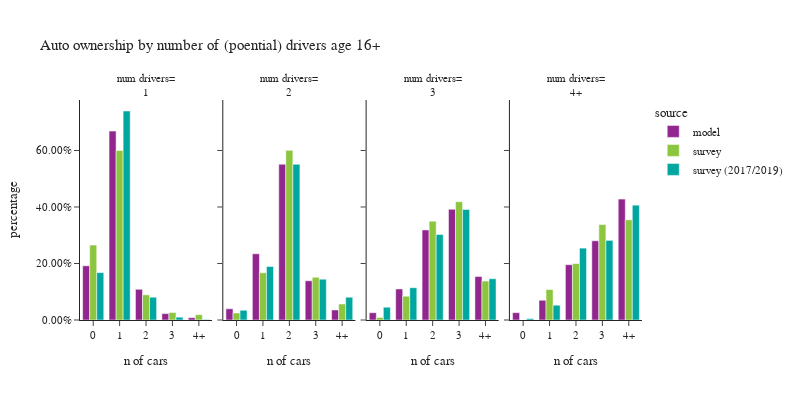

Notebook source saved alongside this figure:
### Code cell
plot_auto(hh.loc[hh['num_drivers_simple']!="0"],'num_drivers_simple','number of (poential) drivers age 16+','num drivers')

### Figure 1 — Plotly figure (JSON) as saved in the notebook; plotly's stock layout.template omitted (floating-point values rounded to 4 significant figures)
{"data": [{"alignmentgroup": "True", "customdata": [[100606], [350596], [57002], [11861], [4303]], "hovertemplate": "source=model<br>num_drivers_simple=1<br>auto_ownership_simple=%{x}<br>percentage=%{y}<br>sample count=%{customdata[0]}<extra></extra>", "legendgroup": "model", "marker": {"color": "#91268F", "pattern": {"shape": ""}}, "name": "model", "offsetgroup": "model", "orientation": "v", "showlegend": true, "textposition": "auto", "x": ["0", "1", "2", "3", "4+"], "xaxis": "x", "y": [0.1919, 0.6686, 0.1087, 0.02262, 0.008206], "yaxis": "y", "type": "bar"}, {"alignmentgroup": "True", "customdata": [[33865], [200374], [471569], [118796], [30467]], "hovertemplate": "source=model<br>num_drivers_simple=2<br>auto_ownership_simple=%{x}<br>percentage=%{y}<br>sample count=%{customdata[0]}<extra></extra>", "legendgroup": "model", "marker": {"color": "#91268F", "pattern": {"shape": ""}}, "name": "model", "offsetgroup": "model", "orientation": "v", "showlegend": false, "textposition": "auto", "x": ["0", "1", "2", "3", "4+"], "xaxis": "x2", "y": [0.0396, 0.2343, 0.5515, 0.1389, 0.03563], "yaxis": "y2", "type": "bar"}, {"alignmentgroup": "True", "customdata": [[5359], [22820], [66260], [81459], [31975]], "hovertemplate": "source=model<br>num_drivers_simple=3<br>auto_ownership_simple=%{x}<br>percentage=%{y}<br>sample count=%{customdata[0]}<extra></extra>", "legendgroup": "model", "marker": {"color": "#91268F", "pattern": {"shape": ""}}, "name": "model", "offsetgroup": "model", "orientation": "v", "showlegend": false, "textposition": "auto", "x": ["0", "1", "2", "3", "4+"], "xaxis": "x3", "y": [0.02578, 0.1098, 0.3188, 0.3919, 0.1538], "yaxis": "y3", "type": "bar"}, {"alignmentgroup": "True", "customdata": [[3854], [10399], [29123], [41736], [63705]], "hovertemplate": "source=model<br>num_drivers_simple=4+<br>auto_ownership_simple=%{x}<br>percentage=%{y}<br>sample count=%{customdata[0]}<extra></extra>", "legendgroup": "model", "marker": {"color": "#91268F", "pattern": {"shape": ""}}, "name": "model", "offsetgroup": "model", "orientation": "v", "showlegend": false, "textposition": "auto", "x": ["0", "1", "2", "3", "4+"], "xaxis": "x4", "y": [0.0259, 0.06988, 0.1957, 0.2805, 0.4281], "yaxis": "y4", "type": "bar"}, {"alignmentgroup": "True", "customdata": [[493], [952], [119], [24], [14]], "hovertemplate": "source=survey<br>num_drivers_simple=1<br>auto_ownership_simple=%{x}<br>percentage=%{y}<br>sample count=%{customdata[0]}<extra></extra>", "legendgroup": "survey", "marker": {"color": "#8CC63E", "pattern": {"shape": ""}}, "name": "survey", "offsetgroup": "survey", "orientation": "v", "showlegend": true, "textposition": "auto", "x": ["0", "1", "2", "3", "4+"], "xaxis": "x", "y": [0.2653, 0.6001, 0.08915, 0.02649, 0.0189], "yaxis": "y", "type": "bar"}, {"alignmentgroup": "True", "customdata": [[77], [580], [823], [157], [56]], "hovertemplate": "source=survey<br>num_drivers_simple=2<br>auto_ownership_simple=%{x}<br>percentage=%{y}<br>sample count=%{customdata[0]}<extra></extra>", "legendgroup": "survey", "marker": {"color": "#8CC63E", "pattern": {"shape": ""}}, "name": "survey", "offsetgroup": "survey", "orientation": "v", "showlegend": false, "textposition": "auto", "x": ["0", "1", "2", "3", "4+"], "xaxis": "x2", "y": [0.02499, 0.167, 0.6004, 0.1509, 0.05667], "yaxis": "y2", "type": "bar"}, {"alignmentgroup": "True", "customdata": [[2], [35], [75], [62], [23]], "hovertemplate": "source=survey<br>num_drivers_simple=3<br>auto_ownership_simple=%{x}<br>percentage=%{y}<br>sample count=%{customdata[0]}<extra></extra>", "legendgroup": "survey", "marker": {"color": "#8CC63E", "pattern": {"shape": ""}}, "name": "survey", "offsetgroup": "survey", "orientation": "v", "showlegend": false, "textposition": "auto", "x": ["0", "1", "2", "3", "4+"], "xaxis": "x3", "y": [0.009144, 0.08451, 0.3499, 0.4188, 0.1376], "yaxis": "y3", "type": "bar"}, {"alignmentgroup": "True", "customdata": [[9], [17], [25], [25]], "hovertemplate": "source=survey<br>num_drivers_simple=4+<br>auto_ownership_simple=%{x}<br>percentage=%{y}<br>sample count=%{customdata[0]}<extra></extra>", "legendgroup": "survey", "marker": {"color": "#8CC63E", "pattern": {"shape": ""}}, "name": "survey", "offsetgroup": "survey", "orientation": "v", "showlegend": false, "textposition": "auto", "x": ["1", "2", "3", "4+"], "xaxis": "x4", "y": [0.1077, 0.1996, 0.338, 0.3547], "yaxis": "y4", "type": "bar"}, {"alignmentgroup": "True", "customdata": [[781], [1653], [132], [22], [5]], "hovertemplate": "source=survey (2017/2019)<br>num_drivers_simple=1<br>auto_ownership_simple=%{x}<br>percentage=%{y}<br>sample count=%{customdata[0]}<extra></extra>", "legendgroup": "survey (2017/2019)", "marker": {"color": "#00A7A0", "pattern": {"shape": ""}}, "name": "survey (2017/2019)", "offsetgroup": "survey (2017/2019)", "orientation": "v", "showlegend": true, "textposition": "auto", "x": ["0", "1", "2", "3", "4+"], "xaxis": "x", "y": [0.1677, 0.7398, 0.08064, 0.01, 0.001862], "yaxis": "y", "type": "bar"}, {"alignmentgroup": "True", "customdata": [[272], [1245], [1394], [217], [90]], "hovertemplate": "source=survey (2017/2019)<br>num_drivers_simple=2<br>auto_ownership_simple=%{x}<br>percentage=%{y}<br>sample count=%{customdata[0]}<extra></extra>", "legendgroup": "survey (2017/2019)", "marker": {"color": "#00A7A0", "pattern": {"shape": ""}}, "name": "survey (2017/2019)", "offsetgroup": "survey (2017/2019)", "orientation": "v", "showlegend": false, "textposition": "auto", "x": ["0", "1", "2", "3", "4+"], "xaxis": "x2", "y": [0.03457, 0.1892, 0.5511, 0.1445, 0.08059], "yaxis": "y2", "type": "bar"}, {"alignmentgroup": "True", "customdata": [[20], [51], [105], [90], [27]], "hovertemplate": "source=survey (2017/2019)<br>num_drivers_simple=3<br>auto_ownership_simple=%{x}<br>percentage=%{y}<br>sample count=%{customdata[0]}<extra></extra>", "legendgroup": "survey (2017/2019)", "marker": {"color": "#00A7A0", "pattern": {"shape": ""}}, "name": "survey (2017/2019)", "offsetgroup": "survey (2017/2019)", "orientation": "v", "showlegend": false, "textposition": "auto", "x": ["0", "1", "2", "3", "4+"], "xaxis": "x3", "y": [0.04541, 0.1144, 0.3028, 0.3914, 0.146], "yaxis": "y3", "type": "bar"}, {"alignmentgroup": "True", "customdata": [[4], [11], [31], [18], [19]], "hovertemplate": "source=survey (2017/2019)<br>num_drivers_simple=4+<br>auto_ownership_simple=%{x}<br>percentage=%{y}<br>sample count=%{customdata[0]}<extra></extra>", "legendgroup": "survey (2017/2019)", "marker": {"color": "#00A7A0", "pattern": {"shape": ""}}, "name": "survey (2017/2019)", "offsetgroup": "survey (2017/2019)", "orientation": "v", "showlegend": false, "textposition": "auto", "x": ["0", "1", "2", "3", "4+"], "xaxis": "x4", "y": [0.004914, 0.05238, 0.2544, 0.2819, 0.4064], "yaxis": "y4", "type": "bar"}], "layout": {"xaxis": {"anchor": "y", "domain": [0.0, 0.235], "title": {"text": "n of cars"}}, "yaxis": {"anchor": "x", "domain": [0.0, 1.0], "title": {"text": "percentage"}, "tickformat": ".2%"}, "xaxis2": {"anchor": "y2", "domain": [0.255, 0.49], "matches": "x", "title": {"text": "n of cars"}}, "yaxis2": {"anchor": "x2", "domain": [0.0, 1.0], "matches": "y", "showticklabels": false, "tickformat": ".2%"}, "xaxis3": {"anchor": "y3", "domain": [0.51, 0.745], "matches": "x", "title": {"text": "n of cars"}}, "yaxis3": {"anchor": "x3", "domain": [0.0, 1.0], "matches": "y", "showticklabels": false, "tickformat": ".2%"}, "xaxis4": {"anchor": "y4", "domain": [0.765, 1.0], "matches": "x", "title": {"text": "n of cars"}}, "yaxis4": {"anchor": "x4", "domain": [0.0, 1.0], "matches": "y", "showticklabels": false, "tickformat": ".2%"}, "annotations": [{"font": {}, "showarrow": false, "text": "num drivers=<br>1", "x": 0.1175, "xanchor": "center", "xref": "paper", "y": 1.0, "yanchor": "bottom", "yref": "paper"}, {"font": {}, "showarrow": false, "text": "num drivers=<br>2", "x": 0.3725, "xanchor": "center", "xref": "paper", "y": 1.0, "yanchor": "bottom", "yref": "paper"}, {"font": {}, "showarrow": false, "text": "num drivers=<br>3", "x": 0.6275, "xanchor": "center", "xref": "paper", "y": 1.0, "yanchor": "bottom", "yref": "paper"}, {"font": {}, "showarrow": false, "text": "num drivers=<br>4+", "x": 0.8825, "xanchor": "center", "xref": "paper", "y": 1.0, "yanchor": "bottom", "yref": "paper"}], "legend": {"title": {"text": "source"}, "tracegroupgap": 0}, "title": {"text": "Auto ownership by number of (poential) drivers age 16+"}, "barmode": "group", "font": {"size": 11}, "height": 400, "width": 800}}
